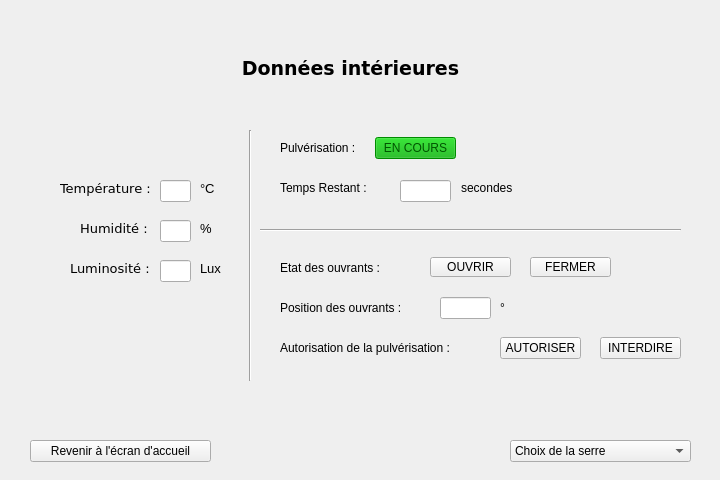
<?xml version="1.0" encoding="UTF-8"?>
<ui version="4.0">
 <class>maquetteIHM</class>
 <widget class="QWidget" name="maquetteIHM">
  <property name="enabled">
   <bool>true</bool>
  </property>
  <property name="geometry">
   <rect>
    <x>0</x>
    <y>0</y>
    <width>720</width>
    <height>480</height>
   </rect>
  </property>
  <property name="windowTitle">
   <string>Form</string>
  </property>
  <widget class="QLabel" name="label">
   <property name="geometry">
    <rect>
     <x>240</x>
     <y>60</y>
     <width>221</width>
     <height>16</height>
    </rect>
   </property>
   <property name="font">
    <font>
     <family>DejaVu Sans</family>
     <pointsize>14</pointsize>
     <weight>75</weight>
     <bold>true</bold>
    </font>
   </property>
   <property name="text">
    <string>Données intérieures</string>
   </property>
   <property name="alignment">
    <set>Qt::AlignCenter</set>
   </property>
  </widget>
  <widget class="QLabel" name="label_2">
   <property name="geometry">
    <rect>
     <x>60</x>
     <y>180</y>
     <width>91</width>
     <height>16</height>
    </rect>
   </property>
   <property name="font">
    <font>
     <family>DejaVu Sans</family>
     <pointsize>10</pointsize>
     <weight>50</weight>
     <italic>false</italic>
     <bold>false</bold>
    </font>
   </property>
   <property name="text">
    <string>Température :</string>
   </property>
  </widget>
  <widget class="QLabel" name="label_3">
   <property name="geometry">
    <rect>
     <x>80</x>
     <y>220</y>
     <width>71</width>
     <height>16</height>
    </rect>
   </property>
   <property name="font">
    <font>
     <family>DejaVu Sans</family>
     <pointsize>10</pointsize>
     <weight>50</weight>
     <italic>false</italic>
     <bold>false</bold>
    </font>
   </property>
   <property name="text">
    <string>Humidité :</string>
   </property>
  </widget>
  <widget class="QLabel" name="label_4">
   <property name="geometry">
    <rect>
     <x>70</x>
     <y>260</y>
     <width>81</width>
     <height>16</height>
    </rect>
   </property>
   <property name="font">
    <font>
     <family>DejaVu Sans</family>
     <pointsize>10</pointsize>
     <weight>50</weight>
     <italic>false</italic>
     <bold>false</bold>
    </font>
   </property>
   <property name="text">
    <string>Luminosité :</string>
   </property>
  </widget>
  <widget class="QLineEdit" name="lineEditTemp">
   <property name="geometry">
    <rect>
     <x>160</x>
     <y>180</y>
     <width>31</width>
     <height>22</height>
    </rect>
   </property>
  </widget>
  <widget class="QLineEdit" name="lineEditHumid">
   <property name="geometry">
    <rect>
     <x>160</x>
     <y>220</y>
     <width>31</width>
     <height>22</height>
    </rect>
   </property>
  </widget>
  <widget class="QLineEdit" name="lineEditLum">
   <property name="geometry">
    <rect>
     <x>160</x>
     <y>260</y>
     <width>31</width>
     <height>22</height>
    </rect>
   </property>
  </widget>
  <widget class="QLabel" name="label_5">
   <property name="geometry">
    <rect>
     <x>200</x>
     <y>180</y>
     <width>21</width>
     <height>16</height>
    </rect>
   </property>
   <property name="font">
    <font>
     <pointsize>10</pointsize>
    </font>
   </property>
   <property name="text">
    <string>°C</string>
   </property>
  </widget>
  <widget class="QLabel" name="label_6">
   <property name="geometry">
    <rect>
     <x>200</x>
     <y>220</y>
     <width>21</width>
     <height>16</height>
    </rect>
   </property>
   <property name="font">
    <font>
     <pointsize>10</pointsize>
    </font>
   </property>
   <property name="text">
    <string>%</string>
   </property>
  </widget>
  <widget class="QLabel" name="label_7">
   <property name="geometry">
    <rect>
     <x>200</x>
     <y>260</y>
     <width>21</width>
     <height>16</height>
    </rect>
   </property>
   <property name="font">
    <font>
     <pointsize>10</pointsize>
    </font>
   </property>
   <property name="text">
    <string>Lux</string>
   </property>
  </widget>
  <widget class="Line" name="line">
   <property name="geometry">
    <rect>
     <x>240</x>
     <y>130</y>
     <width>20</width>
     <height>251</height>
    </rect>
   </property>
   <property name="orientation">
    <enum>Qt::Vertical</enum>
   </property>
  </widget>
  <widget class="QComboBox" name="choixSerre">
   <property name="geometry">
    <rect>
     <x>510</x>
     <y>440</y>
     <width>181</width>
     <height>22</height>
    </rect>
   </property>
   <item>
    <property name="text">
     <string>Choix de la serre</string>
    </property>
   </item>
   <item>
    <property name="text">
     <string>Serre 1</string>
    </property>
   </item>
   <item>
    <property name="text">
     <string>Serre 2</string>
    </property>
   </item>
   <item>
    <property name="text">
     <string>Serre 3</string>
    </property>
   </item>
  </widget>
  <widget class="QPushButton" name="boutonRetour">
   <property name="geometry">
    <rect>
     <x>30</x>
     <y>440</y>
     <width>181</width>
     <height>22</height>
    </rect>
   </property>
   <property name="text">
    <string>Revenir à l'écran d'accueil</string>
   </property>
  </widget>
  <widget class="QPushButton" name="plvCheckButton">
   <property name="enabled">
    <bool>false</bool>
   </property>
   <property name="geometry">
    <rect>
     <x>375</x>
     <y>137</y>
     <width>81</width>
     <height>22</height>
    </rect>
   </property>
   <property name="palette">
    <palette>
     <active>
      <colorrole role="WindowText">
       <brush brushstyle="SolidPattern">
        <color alpha="255">
         <red>0</red>
         <green>0</green>
         <blue>0</blue>
        </color>
       </brush>
      </colorrole>
      <colorrole role="Button">
       <brush brushstyle="SolidPattern">
        <color alpha="255">
         <red>0</red>
         <green>170</green>
         <blue>0</blue>
        </color>
       </brush>
      </colorrole>
      <colorrole role="Light">
       <brush brushstyle="SolidPattern">
        <color alpha="255">
         <red>0</red>
         <green>255</green>
         <blue>0</blue>
        </color>
       </brush>
      </colorrole>
      <colorrole role="Midlight">
       <brush brushstyle="SolidPattern">
        <color alpha="255">
         <red>0</red>
         <green>212</green>
         <blue>0</blue>
        </color>
       </brush>
      </colorrole>
      <colorrole role="Dark">
       <brush brushstyle="SolidPattern">
        <color alpha="255">
         <red>0</red>
         <green>85</green>
         <blue>0</blue>
        </color>
       </brush>
      </colorrole>
      <colorrole role="Mid">
       <brush brushstyle="SolidPattern">
        <color alpha="255">
         <red>0</red>
         <green>113</green>
         <blue>0</blue>
        </color>
       </brush>
      </colorrole>
      <colorrole role="Text">
       <brush brushstyle="SolidPattern">
        <color alpha="255">
         <red>0</red>
         <green>0</green>
         <blue>0</blue>
        </color>
       </brush>
      </colorrole>
      <colorrole role="BrightText">
       <brush brushstyle="SolidPattern">
        <color alpha="255">
         <red>255</red>
         <green>255</green>
         <blue>255</blue>
        </color>
       </brush>
      </colorrole>
      <colorrole role="ButtonText">
       <brush brushstyle="SolidPattern">
        <color alpha="255">
         <red>0</red>
         <green>0</green>
         <blue>0</blue>
        </color>
       </brush>
      </colorrole>
      <colorrole role="Base">
       <brush brushstyle="SolidPattern">
        <color alpha="255">
         <red>255</red>
         <green>255</green>
         <blue>255</blue>
        </color>
       </brush>
      </colorrole>
      <colorrole role="Window">
       <brush brushstyle="SolidPattern">
        <color alpha="255">
         <red>0</red>
         <green>170</green>
         <blue>0</blue>
        </color>
       </brush>
      </colorrole>
      <colorrole role="Shadow">
       <brush brushstyle="SolidPattern">
        <color alpha="255">
         <red>0</red>
         <green>0</green>
         <blue>0</blue>
        </color>
       </brush>
      </colorrole>
      <colorrole role="AlternateBase">
       <brush brushstyle="SolidPattern">
        <color alpha="255">
         <red>127</red>
         <green>212</green>
         <blue>127</blue>
        </color>
       </brush>
      </colorrole>
      <colorrole role="ToolTipBase">
       <brush brushstyle="SolidPattern">
        <color alpha="255">
         <red>255</red>
         <green>255</green>
         <blue>220</blue>
        </color>
       </brush>
      </colorrole>
      <colorrole role="ToolTipText">
       <brush brushstyle="SolidPattern">
        <color alpha="255">
         <red>0</red>
         <green>0</green>
         <blue>0</blue>
        </color>
       </brush>
      </colorrole>
     </active>
     <inactive>
      <colorrole role="WindowText">
       <brush brushstyle="SolidPattern">
        <color alpha="255">
         <red>0</red>
         <green>0</green>
         <blue>0</blue>
        </color>
       </brush>
      </colorrole>
      <colorrole role="Button">
       <brush brushstyle="SolidPattern">
        <color alpha="255">
         <red>0</red>
         <green>170</green>
         <blue>0</blue>
        </color>
       </brush>
      </colorrole>
      <colorrole role="Light">
       <brush brushstyle="SolidPattern">
        <color alpha="255">
         <red>0</red>
         <green>255</green>
         <blue>0</blue>
        </color>
       </brush>
      </colorrole>
      <colorrole role="Midlight">
       <brush brushstyle="SolidPattern">
        <color alpha="255">
         <red>0</red>
         <green>212</green>
         <blue>0</blue>
        </color>
       </brush>
      </colorrole>
      <colorrole role="Dark">
       <brush brushstyle="SolidPattern">
        <color alpha="255">
         <red>0</red>
         <green>85</green>
         <blue>0</blue>
        </color>
       </brush>
      </colorrole>
      <colorrole role="Mid">
       <brush brushstyle="SolidPattern">
        <color alpha="255">
         <red>0</red>
         <green>113</green>
         <blue>0</blue>
        </color>
       </brush>
      </colorrole>
      <colorrole role="Text">
       <brush brushstyle="SolidPattern">
        <color alpha="255">
         <red>0</red>
         <green>0</green>
         <blue>0</blue>
        </color>
       </brush>
      </colorrole>
      <colorrole role="BrightText">
       <brush brushstyle="SolidPattern">
        <color alpha="255">
         <red>255</red>
         <green>255</green>
         <blue>255</blue>
        </color>
       </brush>
      </colorrole>
      <colorrole role="ButtonText">
       <brush brushstyle="SolidPattern">
        <color alpha="255">
         <red>0</red>
         <green>0</green>
         <blue>0</blue>
        </color>
       </brush>
      </colorrole>
      <colorrole role="Base">
       <brush brushstyle="SolidPattern">
        <color alpha="255">
         <red>255</red>
         <green>255</green>
         <blue>255</blue>
        </color>
       </brush>
      </colorrole>
      <colorrole role="Window">
       <brush brushstyle="SolidPattern">
        <color alpha="255">
         <red>0</red>
         <green>170</green>
         <blue>0</blue>
        </color>
       </brush>
      </colorrole>
      <colorrole role="Shadow">
       <brush brushstyle="SolidPattern">
        <color alpha="255">
         <red>0</red>
         <green>0</green>
         <blue>0</blue>
        </color>
       </brush>
      </colorrole>
      <colorrole role="AlternateBase">
       <brush brushstyle="SolidPattern">
        <color alpha="255">
         <red>127</red>
         <green>212</green>
         <blue>127</blue>
        </color>
       </brush>
      </colorrole>
      <colorrole role="ToolTipBase">
       <brush brushstyle="SolidPattern">
        <color alpha="255">
         <red>255</red>
         <green>255</green>
         <blue>220</blue>
        </color>
       </brush>
      </colorrole>
      <colorrole role="ToolTipText">
       <brush brushstyle="SolidPattern">
        <color alpha="255">
         <red>0</red>
         <green>0</green>
         <blue>0</blue>
        </color>
       </brush>
      </colorrole>
     </inactive>
     <disabled>
      <colorrole role="WindowText">
       <brush brushstyle="SolidPattern">
        <color alpha="255">
         <red>0</red>
         <green>85</green>
         <blue>0</blue>
        </color>
       </brush>
      </colorrole>
      <colorrole role="Button">
       <brush brushstyle="SolidPattern">
        <color alpha="255">
         <red>0</red>
         <green>170</green>
         <blue>0</blue>
        </color>
       </brush>
      </colorrole>
      <colorrole role="Light">
       <brush brushstyle="SolidPattern">
        <color alpha="255">
         <red>0</red>
         <green>255</green>
         <blue>0</blue>
        </color>
       </brush>
      </colorrole>
      <colorrole role="Midlight">
       <brush brushstyle="SolidPattern">
        <color alpha="255">
         <red>0</red>
         <green>212</green>
         <blue>0</blue>
        </color>
       </brush>
      </colorrole>
      <colorrole role="Dark">
       <brush brushstyle="SolidPattern">
        <color alpha="255">
         <red>0</red>
         <green>85</green>
         <blue>0</blue>
        </color>
       </brush>
      </colorrole>
      <colorrole role="Mid">
       <brush brushstyle="SolidPattern">
        <color alpha="255">
         <red>0</red>
         <green>113</green>
         <blue>0</blue>
        </color>
       </brush>
      </colorrole>
      <colorrole role="Text">
       <brush brushstyle="SolidPattern">
        <color alpha="255">
         <red>0</red>
         <green>85</green>
         <blue>0</blue>
        </color>
       </brush>
      </colorrole>
      <colorrole role="BrightText">
       <brush brushstyle="SolidPattern">
        <color alpha="255">
         <red>255</red>
         <green>255</green>
         <blue>255</blue>
        </color>
       </brush>
      </colorrole>
      <colorrole role="ButtonText">
       <brush brushstyle="SolidPattern">
        <color alpha="255">
         <red>0</red>
         <green>85</green>
         <blue>0</blue>
        </color>
       </brush>
      </colorrole>
      <colorrole role="Base">
       <brush brushstyle="SolidPattern">
        <color alpha="255">
         <red>0</red>
         <green>170</green>
         <blue>0</blue>
        </color>
       </brush>
      </colorrole>
      <colorrole role="Window">
       <brush brushstyle="SolidPattern">
        <color alpha="255">
         <red>0</red>
         <green>170</green>
         <blue>0</blue>
        </color>
       </brush>
      </colorrole>
      <colorrole role="Shadow">
       <brush brushstyle="SolidPattern">
        <color alpha="255">
         <red>0</red>
         <green>0</green>
         <blue>0</blue>
        </color>
       </brush>
      </colorrole>
      <colorrole role="AlternateBase">
       <brush brushstyle="SolidPattern">
        <color alpha="255">
         <red>0</red>
         <green>170</green>
         <blue>0</blue>
        </color>
       </brush>
      </colorrole>
      <colorrole role="ToolTipBase">
       <brush brushstyle="SolidPattern">
        <color alpha="255">
         <red>255</red>
         <green>255</green>
         <blue>220</blue>
        </color>
       </brush>
      </colorrole>
      <colorrole role="ToolTipText">
       <brush brushstyle="SolidPattern">
        <color alpha="255">
         <red>0</red>
         <green>0</green>
         <blue>0</blue>
        </color>
       </brush>
      </colorrole>
     </disabled>
    </palette>
   </property>
   <property name="text">
    <string>EN COURS</string>
   </property>
  </widget>
  <widget class="QLabel" name="label_8">
   <property name="geometry">
    <rect>
     <x>280</x>
     <y>180</y>
     <width>101</width>
     <height>16</height>
    </rect>
   </property>
   <property name="text">
    <string>Temps Restant :</string>
   </property>
  </widget>
  <widget class="QLineEdit" name="textPlvTimer">
   <property name="geometry">
    <rect>
     <x>400</x>
     <y>180</y>
     <width>51</width>
     <height>22</height>
    </rect>
   </property>
  </widget>
  <widget class="QLabel" name="label_9">
   <property name="geometry">
    <rect>
     <x>461</x>
     <y>180</y>
     <width>61</width>
     <height>16</height>
    </rect>
   </property>
   <property name="text">
    <string>secondes</string>
   </property>
  </widget>
  <widget class="QLabel" name="label_10">
   <property name="geometry">
    <rect>
     <x>280</x>
     <y>260</y>
     <width>151</width>
     <height>16</height>
    </rect>
   </property>
   <property name="text">
    <string>Etat des ouvrants :</string>
   </property>
  </widget>
  <widget class="QPushButton" name="ovrOpenButton">
   <property name="enabled">
    <bool>true</bool>
   </property>
   <property name="geometry">
    <rect>
     <x>430</x>
     <y>257</y>
     <width>81</width>
     <height>20</height>
    </rect>
   </property>
   <property name="text">
    <string>OUVRIR</string>
   </property>
  </widget>
  <widget class="Line" name="line_2">
   <property name="geometry">
    <rect>
     <x>260</x>
     <y>215</y>
     <width>421</width>
     <height>31</height>
    </rect>
   </property>
   <property name="orientation">
    <enum>Qt::Horizontal</enum>
   </property>
  </widget>
  <widget class="QLabel" name="label_11">
   <property name="geometry">
    <rect>
     <x>280</x>
     <y>340</y>
     <width>231</width>
     <height>16</height>
    </rect>
   </property>
   <property name="text">
    <string>Autorisation de la pulvérisation :</string>
   </property>
  </widget>
  <widget class="QPushButton" name="plvAutoButton">
   <property name="geometry">
    <rect>
     <x>500</x>
     <y>337</y>
     <width>81</width>
     <height>22</height>
    </rect>
   </property>
   <property name="text">
    <string>AUTORISER</string>
   </property>
  </widget>
  <widget class="QPushButton" name="plvInterButton">
   <property name="geometry">
    <rect>
     <x>600</x>
     <y>337</y>
     <width>81</width>
     <height>22</height>
    </rect>
   </property>
   <property name="text">
    <string>INTERDIRE</string>
   </property>
  </widget>
  <widget class="QLabel" name="label_12">
   <property name="geometry">
    <rect>
     <x>280</x>
     <y>140</y>
     <width>101</width>
     <height>16</height>
    </rect>
   </property>
   <property name="text">
    <string>Pulvérisation :</string>
   </property>
  </widget>
  <widget class="QPushButton" name="ovrCloseButton">
   <property name="enabled">
    <bool>true</bool>
   </property>
   <property name="geometry">
    <rect>
     <x>530</x>
     <y>257</y>
     <width>81</width>
     <height>20</height>
    </rect>
   </property>
   <property name="text">
    <string>FERMER</string>
   </property>
  </widget>
  <widget class="QLabel" name="label_13">
   <property name="geometry">
    <rect>
     <x>280</x>
     <y>300</y>
     <width>151</width>
     <height>16</height>
    </rect>
   </property>
   <property name="text">
    <string>Position des ouvrants :</string>
   </property>
  </widget>
  <widget class="QLineEdit" name="textPosOvr">
   <property name="geometry">
    <rect>
     <x>440</x>
     <y>297</y>
     <width>51</width>
     <height>22</height>
    </rect>
   </property>
  </widget>
  <widget class="QLabel" name="label_14">
   <property name="geometry">
    <rect>
     <x>500</x>
     <y>300</y>
     <width>16</width>
     <height>16</height>
    </rect>
   </property>
   <property name="text">
    <string>°</string>
   </property>
  </widget>
  <zorder>lineEditTemp</zorder>
  <zorder>lineEditHumid</zorder>
  <zorder>lineEditLum</zorder>
  <zorder>line</zorder>
  <zorder>choixSerre</zorder>
  <zorder>boutonRetour</zorder>
  <zorder>plvCheckButton</zorder>
  <zorder>textPlvTimer</zorder>
  <zorder>ovrOpenButton</zorder>
  <zorder>line_2</zorder>
  <zorder>plvAutoButton</zorder>
  <zorder>plvInterButton</zorder>
  <zorder>label</zorder>
  <zorder>label_5</zorder>
  <zorder>label_3</zorder>
  <zorder>label_7</zorder>
  <zorder>label_8</zorder>
  <zorder>label_2</zorder>
  <zorder>label_10</zorder>
  <zorder>label_6</zorder>
  <zorder>label_11</zorder>
  <zorder>label_4</zorder>
  <zorder>label_9</zorder>
  <zorder>label_12</zorder>
  <zorder>ovrCloseButton</zorder>
  <zorder>label_13</zorder>
  <zorder>textPosOvr</zorder>
  <zorder>label_14</zorder>
 </widget>
 <resources/>
 <connections/>
</ui>
